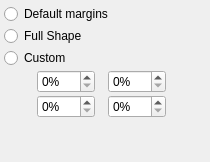
     <widget class="QWidget" name="MarginTab">
      <attribute name="title">
       <string>Margins</string>
      </attribute>
      <layout class="QGridLayout" name="gridLayout_2">
       <property name="leftMargin">
        <number>4</number>
       </property>
       <property name="topMargin">
        <number>4</number>
       </property>
       <property name="rightMargin">
        <number>4</number>
       </property>
       <property name="bottomMargin">
        <number>4</number>
       </property>
       <property name="spacing">
        <number>2</number>
       </property>
       <item row="4" column="1">
        <widget class="QLabel" name="PosSize_Width">
         <property name="sizePolicy">
          <sizepolicy hsizetype="Fixed" vsizetype="Fixed">
           <horstretch>0</horstretch>
           <verstretch>0</verstretch>
          </sizepolicy>
         </property>
         <property name="font">
          <font>
           <family>Sans Serif</family>
           <pointsize>9</pointsize>
          </font>
         </property>
         <property name="text">
          <string notr="true"/>
         </property>
         <property name="pixmap">
          <pixmap resource="../../../RSCffDiaporama.qrc">:/img/PosSize_Width.png</pixmap>
         </property>
         <property name="alignment">
          <set>Qt::AlignRight|Qt::AlignTrailing|Qt::AlignVCenter</set>
         </property>
        </widget>
       </item>
       <item row="5" column="0">
        <spacer name="verticalSpacer_2">
         <property name="orientation">
          <enum>Qt::Vertical</enum>
         </property>
         <property name="sizeHint" stdset="0">
          <size>
           <width>20</width>
           <height>40</height>
          </size>
         </property>
        </spacer>
       </item>
       <item row="3" column="3">
        <widget class="QSpinBox" name="PosXEd">
         <property name="toolTip">
          <string>Represents the horizontal position of the margins relative to the top-left corner of the block.
This value is expressed in % of the width of the block.</string>
         </property>
         <property name="suffix">
          <string notr="true">%</string>
         </property>
         <property name="maximum">
          <number>100</number>
         </property>
        </widget>
       </item>
       <item row="0" column="0" colspan="7">
        <widget class="QRadioButton" name="ShapeDefaultBT">
         <property name="toolTip">
          <string>Allows you to use predefined margins for the shape of the block.In general, these margins ensure that the text is contained in the form.</string>
         </property>
         <property name="text">
          <string>Default margins</string>
         </property>
        </widget>
       </item>
       <item row="1" column="0" colspan="7">
        <widget class="QRadioButton" name="FullShapeBT">
         <property name="toolTip">
          <string>Allows you to use margins corresponding to the entire form, in fact, the selection rectangle shape regardless of the design.</string>
         </property>
         <property name="text">
          <string>Full Shape</string>
         </property>
        </widget>
       </item>
       <item row="2" column="0" colspan="7">
        <widget class="QRadioButton" name="CustomBT">
         <property name="toolTip">
          <string>Allows you to use custom margins.</string>
         </property>
         <property name="text">
          <string>Custom</string>
         </property>
        </widget>
       </item>
       <item row="3" column="1">
        <widget class="QLabel" name="PosSize_X">
         <property name="sizePolicy">
          <sizepolicy hsizetype="Fixed" vsizetype="Fixed">
           <horstretch>0</horstretch>
           <verstretch>0</verstretch>
          </sizepolicy>
         </property>
         <property name="font">
          <font>
           <family>Sans Serif</family>
           <pointsize>9</pointsize>
          </font>
         </property>
         <property name="text">
          <string notr="true"/>
         </property>
         <property name="pixmap">
          <pixmap resource="../../../RSCffDiaporama.qrc">:/img/PosSize_X.png</pixmap>
         </property>
         <property name="alignment">
          <set>Qt::AlignRight|Qt::AlignTrailing|Qt::AlignVCenter</set>
         </property>
        </widget>
       </item>
       <item row="3" column="4">
        <widget class="QLabel" name="PosSize_Y">
         <property name="sizePolicy">
          <sizepolicy hsizetype="Fixed" vsizetype="Fixed">
           <horstretch>0</horstretch>
           <verstretch>0</verstretch>
          </sizepolicy>
         </property>
         <property name="font">
          <font>
           <family>Sans Serif</family>
           <pointsize>9</pointsize>
          </font>
         </property>
         <property name="text">
          <string notr="true"/>
         </property>
         <property name="pixmap">
          <pixmap resource="../../../RSCffDiaporama.qrc">:/img/PosSize_Y.png</pixmap>
         </property>
         <property name="alignment">
          <set>Qt::AlignRight|Qt::AlignTrailing|Qt::AlignVCenter</set>
         </property>
        </widget>
       </item>
       <item row="4" column="4">
        <widget class="QLabel" name="PosSize_Height">
         <property name="sizePolicy">
          <sizepolicy hsizetype="Fixed" vsizetype="Fixed">
           <horstretch>0</horstretch>
           <verstretch>0</verstretch>
          </sizepolicy>
         </property>
         <property name="font">
          <font>
           <family>Sans Serif</family>
           <pointsize>9</pointsize>
          </font>
         </property>
         <property name="text">
          <string notr="true"/>
         </property>
         <property name="pixmap">
          <pixmap resource="../../../RSCffDiaporama.qrc">:/img/PosSize_Height.png</pixmap>
         </property>
         <property name="alignment">
          <set>Qt::AlignRight|Qt::AlignTrailing|Qt::AlignVCenter</set>
         </property>
        </widget>
       </item>
       <item row="3" column="7">
        <spacer name="horizontalSpacer_3">
         <property name="orientation">
          <enum>Qt::Horizontal</enum>
         </property>
         <property name="sizeHint" stdset="0">
          <size>
           <width>40</width>
           <height>20</height>
          </size>
         </property>
        </spacer>
       </item>
       <item row="3" column="6">
        <widget class="QSpinBox" name="PosYEd">
         <property name="toolTip">
          <string>Represents the vertical position of the margins relative to the top-left corner of the block.
This value is expressed in % of the height of the block.</string>
         </property>
         <property name="suffix">
          <string notr="true">%</string>
         </property>
         <property name="maximum">
          <number>100</number>
         </property>
        </widget>
       </item>
       <item row="4" column="6">
        <widget class="QSpinBox" name="HeightEd">
         <property name="toolTip">
          <string>Represents the height of the margins.
This value is expressed in % of the height of the block.</string>
         </property>
         <property name="suffix">
          <string notr="true">%</string>
         </property>
         <property name="maximum">
          <number>100</number>
         </property>
        </widget>
       </item>
       <item row="4" column="3">
        <widget class="QSpinBox" name="WidthEd">
         <property name="toolTip">
          <string>Represents the width of the margins.
This value is expressed in % of the width of the block.</string>
         </property>
         <property name="suffix">
          <string notr="true">%</string>
         </property>
         <property name="maximum">
          <number>100</number>
         </property>
        </widget>
       </item>
      </layout>
     </widget>
